Frame 1 (no input): blank canvas, image omitted
Frame 60 (no input): blank canvas, image omitted
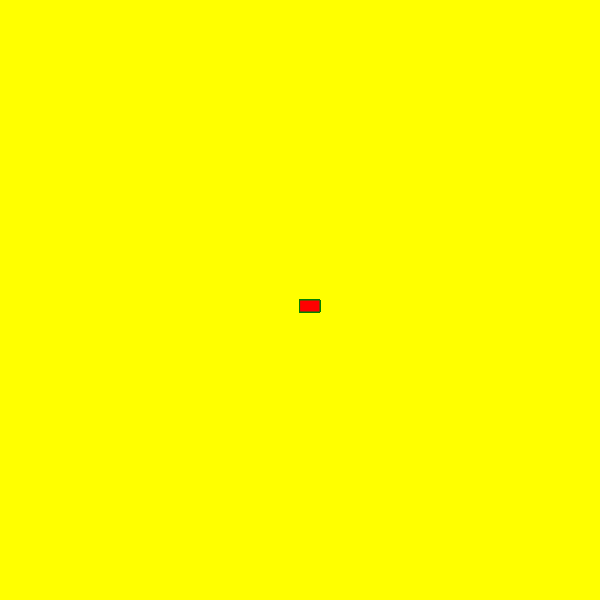
Frame 120 (the mouse pressed at the canvas centre since frame 60)

The p5.js sketch whose frames 1 and 60 were blank and that drew this single picture after the mouse press (run headless with seeded random() and noise() and a simulated clock; from frame 60 on, the mouse is pressed at the canvas centre):

// p5.js sketch
// ── sketch.js
function setup() {
    createCanvas(600, 600);
     background("yellow");
  }
  
  function draw(){
   
    
    
    stroke("green")
    fill("red")
    
    // console.log(mouseIsPressed)
    
    if(mouseIsPressed) 
      rect( mouseX, mouseY, 20, 12);
    }
